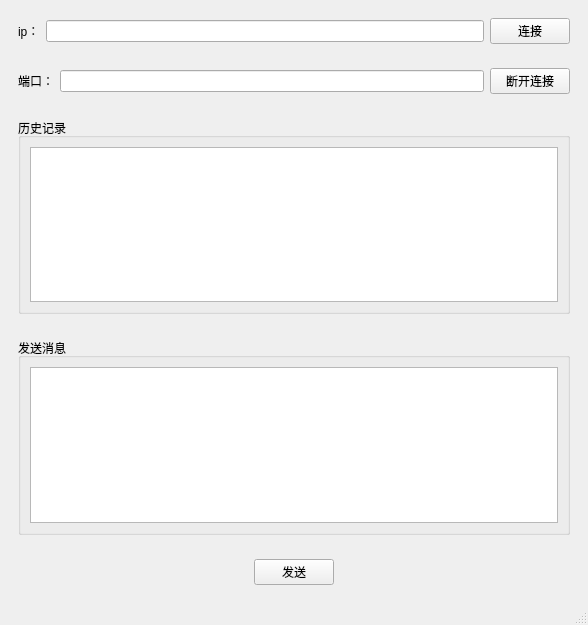
<?xml version="1.0" encoding="UTF-8"?>
<ui version="4.0">
 <class>MainWindow</class>
 <widget class="QMainWindow" name="MainWindow">
  <property name="geometry">
   <rect>
    <x>0</x>
    <y>0</y>
    <width>588</width>
    <height>625</height>
   </rect>
  </property>
  <property name="windowTitle">
   <string>MainWindow</string>
  </property>
  <widget class="QWidget" name="centralwidget">
   <layout class="QVBoxLayout" name="verticalLayout_2">
    <item>
     <widget class="QWidget" name="widget_6" native="true">
      <layout class="QHBoxLayout" name="horizontalLayout">
       <item>
        <widget class="QLabel" name="label">
         <property name="text">
          <string>ip：</string>
         </property>
         <property name="textInteractionFlags">
          <set>Qt::LinksAccessibleByMouse</set>
         </property>
        </widget>
       </item>
       <item>
        <widget class="QLineEdit" name="lineEdit_ip"/>
       </item>
       <item>
        <widget class="QPushButton" name="pushButton_connect">
         <property name="text">
          <string>连接</string>
         </property>
        </widget>
       </item>
      </layout>
     </widget>
    </item>
    <item>
     <widget class="QWidget" name="widget" native="true">
      <layout class="QHBoxLayout" name="horizontalLayout_6">
       <item>
        <widget class="QLabel" name="label_3">
         <property name="text">
          <string>端口：</string>
         </property>
        </widget>
       </item>
       <item>
        <widget class="QLineEdit" name="lineEdit_port"/>
       </item>
       <item>
        <widget class="QPushButton" name="pushButton_disconnect">
         <property name="text">
          <string>断开连接</string>
         </property>
        </widget>
       </item>
      </layout>
     </widget>
    </item>
    <item>
     <widget class="QWidget" name="widget_2" native="true">
      <layout class="QVBoxLayout" name="verticalLayout">
       <item>
        <widget class="QGroupBox" name="groupBox">
         <property name="title">
          <string>历史记录</string>
         </property>
         <layout class="QHBoxLayout" name="horizontalLayout_2">
          <item>
           <widget class="QTextEdit" name="textEdit_record">
            <property name="readOnly">
             <bool>true</bool>
            </property>
           </widget>
          </item>
         </layout>
        </widget>
       </item>
      </layout>
     </widget>
    </item>
    <item>
     <widget class="QWidget" name="widget_4" native="true">
      <layout class="QVBoxLayout" name="verticalLayout_3">
       <item>
        <widget class="QGroupBox" name="groupBox_2">
         <property name="title">
          <string>发送消息</string>
         </property>
         <layout class="QHBoxLayout" name="horizontalLayout_3">
          <item>
           <widget class="QTextEdit" name="textEdit_send">
            <property name="readOnly">
             <bool>false</bool>
            </property>
           </widget>
          </item>
         </layout>
        </widget>
       </item>
      </layout>
     </widget>
    </item>
    <item>
     <widget class="QWidget" name="widget_3" native="true">
      <layout class="QHBoxLayout" name="horizontalLayout_4">
       <item>
        <spacer name="horizontalSpacer">
         <property name="orientation">
          <enum>Qt::Horizontal</enum>
         </property>
         <property name="sizeHint" stdset="0">
          <size>
           <width>227</width>
           <height>20</height>
          </size>
         </property>
        </spacer>
       </item>
       <item>
        <widget class="QPushButton" name="pushButton_send">
         <property name="text">
          <string>发送</string>
         </property>
        </widget>
       </item>
       <item>
        <spacer name="horizontalSpacer_2">
         <property name="orientation">
          <enum>Qt::Horizontal</enum>
         </property>
         <property name="sizeHint" stdset="0">
          <size>
           <width>227</width>
           <height>20</height>
          </size>
         </property>
        </spacer>
       </item>
      </layout>
     </widget>
    </item>
   </layout>
  </widget>
  <widget class="QMenuBar" name="menubar">
   <property name="geometry">
    <rect>
     <x>0</x>
     <y>0</y>
     <width>588</width>
     <height>21</height>
    </rect>
   </property>
  </widget>
  <widget class="QStatusBar" name="statusbar"/>
 </widget>
 <resources/>
 <connections/>
</ui>
